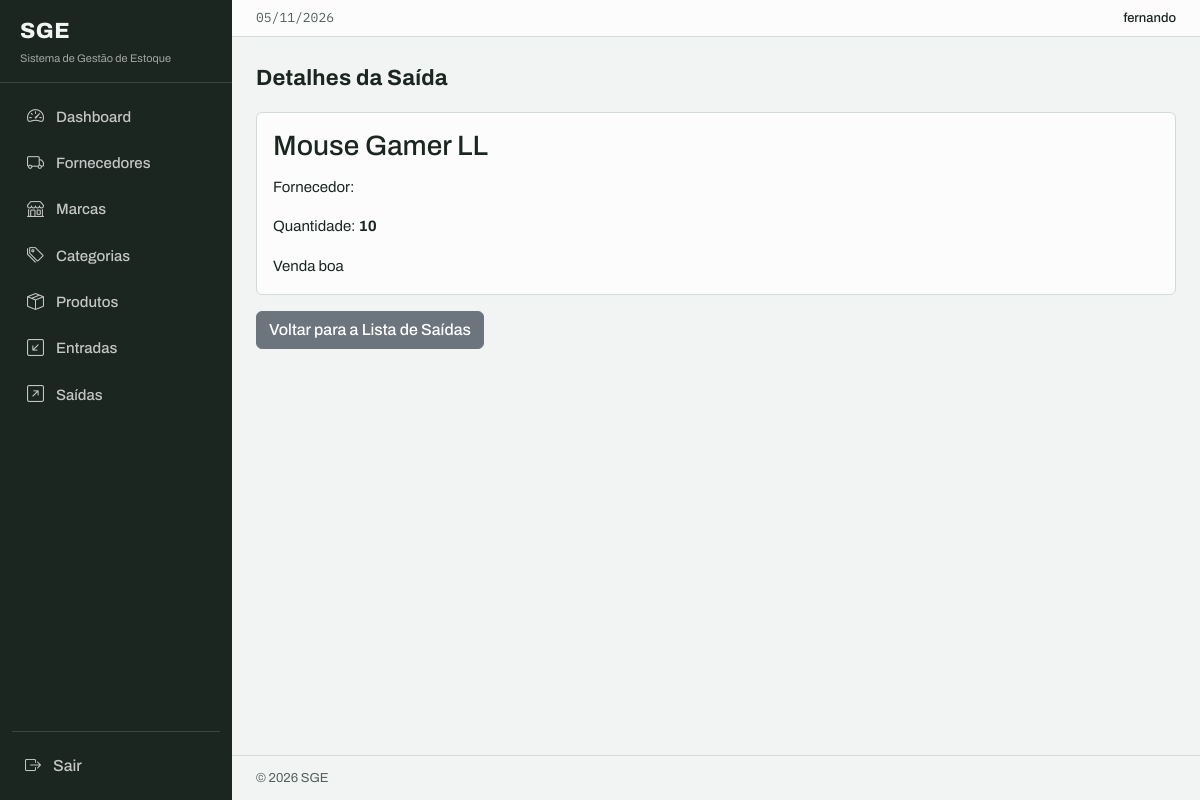
Screenshot of /outflows/9/detail/ (signed in) with the database file from the repository.
### outflows/models.py (models this page shows, shortened)
class Outflow(models.Model):
    product = models.ForeignKey(
        Product, on_delete=models.PROTECT, related_name="outflows"
    )
    quantity = models.IntegerField()
    description = models.TextField(null=True, blank=True)
    created_at = models.DateTimeField(auto_now_add=True)
    updated_at = models.DateTimeField(auto_now=True)
    class Meta:
        ordering = ["-created_at"]

### products/models.py (models this page shows)
class Product(models.Model):
    title = models.CharField(max_length=500)
    category = models.ForeignKey(
        Category, on_delete=models.PROTECT, related_name="products"
    )
    brand = models.ForeignKey(Brand, on_delete=models.PROTECT, related_name="products")
    description = models.TextField(null=True, blank=True)
    serie_number = models.CharField(max_length=200, null=True, blank=True)
    cost_price = models.DecimalField(max_digits=20, decimal_places=2)
    selling_price = models.DecimalField(max_digits=20, decimal_places=2)
    quantity = models.IntegerField(default=0)
    created_at = models.DateTimeField(auto_now_add=True)
    updated_at = models.DateTimeField(auto_now=True)
    class Meta:
        ordering = ["title"]
    def __str__(self):
        return self.title

### outflows/views.py (the view)
class OutflowDetailView(LoginRequiredMixin, PermissionRequiredMixin, DetailView):
    model = models.Outflow
    template_name = "outflow_detail.html"
    permission_required = "outflows.view_outflow"

### app/context_processors.py (called while the page is built)
def static_versions(request):
    try:
        version = int(_CSS.stat().st_mtime)
    except OSError:
        version = 1
    return {"sge_css_v": version}

### outflows/templates/outflow_detail.html
{% extends 'base.html' %}
{% block content %}
<div>
    <h1 class="sge-page-title">Detalhes da Saída</h1>
    <div class="card">
        <div class="card-body">
            <h3 class="card-title">{{ object.product }}</h3>
            <p class="card-text">Fornecedor: <strong>{{ object.supplier }}</strong></p>
            <p class="card-text">Quantidade: <strong>{{ object.quantity }}</strong></p>
            <p class="card-text">{{ object.description }}</p>
        </div>
    </div>
    <a href="{% url 'outflow_list' %}" class="btn btn-secondary mt-3">Voltar para a Lista de Saídas</a>
</div>
{% endblock %}

### app/templates/components/_header.html (shortened to what this page needs)
<header class="sge-topbar">
  <span class="sge-topbar-date" aria-label="Data de hoje">{% now 'd/m/Y' %}</span>
  <span class="sge-topbar-user">{{ user.username }}</span>
</header>

### app/static/css/sge.css (style rules this page uses)
:root { color-scheme: light; --sge-paper: #F2F4F3; --sge-paper-raised: #FBFCFB; --sge-ink: #1C2621; --sge-ink-soft: #55605A; --sge-line: #D4DBD6; --sge-line-strong: #AEB9B2; --sge-in: #2E6B4F; --sge-in-soft: #E3EFE8; --sge-out: #C4341B; --sge-out-soft: #F9E9E4; --sge-amber: #906000; --sge-amber-soft: #F7EFDD; --sge-radius: 6px; --bs-body-bg: var(--sge-paper); --bs-body-color: var(--sge-ink); --bs-body-font-family: "Archivo", system-ui, -apple-system, sans-serif; --bs-body-font-size: 0.9375rem; --bs-body-line-height: 1.55; --bs-border-color: var(--sge-line); --bs-link-color: var(--sge-in); --bs-link-hover-color: #21503B; --bs-emphasis-color: var(--sge-ink); }
body { font-feature-settings: "tnum" 1; -webkit-tap-highlight-color: rgba(28, 38, 33, 0.08); }
.btn, .sge-nav .nav-link, .sge-nav .sge-nav-exit .btn-link { touch-action: manipulation; }
.sge-topbar { display: flex; align-items: center; gap: 1rem; padding: 0.5rem 1.5rem; border-bottom: 1px solid var(--sge-line); background: var(--sge-paper-raised); font-size: 0.8125rem; color: var(--sge-ink-soft); }
.sge-topbar .sge-topbar-date { font-family: "IBM Plex Mono", monospace; font-size: 0.8125rem; }
.sge-topbar .sge-topbar-user { margin-left: auto; color: var(--sge-ink); font-weight: 500; }
.sge-page-title { font-weight: 700; font-stretch: 112%; font-size: 1.375rem; letter-spacing: 0.01em; margin: 0 0 1.25rem; text-wrap: balance; }
.btn { --bs-btn-border-radius: var(--sge-radius); --bs-btn-font-weight: 500; font-family: inherit; }
.card { --bs-card-border-radius: var(--sge-radius); --bs-card-border-color: var(--sge-line); --bs-card-bg: var(--sge-paper-raised); --bs-card-cap-bg: var(--sge-paper); --bs-card-title-spacer-y: 0.875rem; }

### rows the page displays
Outflow: product "Mouse Gamer LL", quantity "10", description "Venda boa"

### other values shown
{{ user.username }} "fernando"
